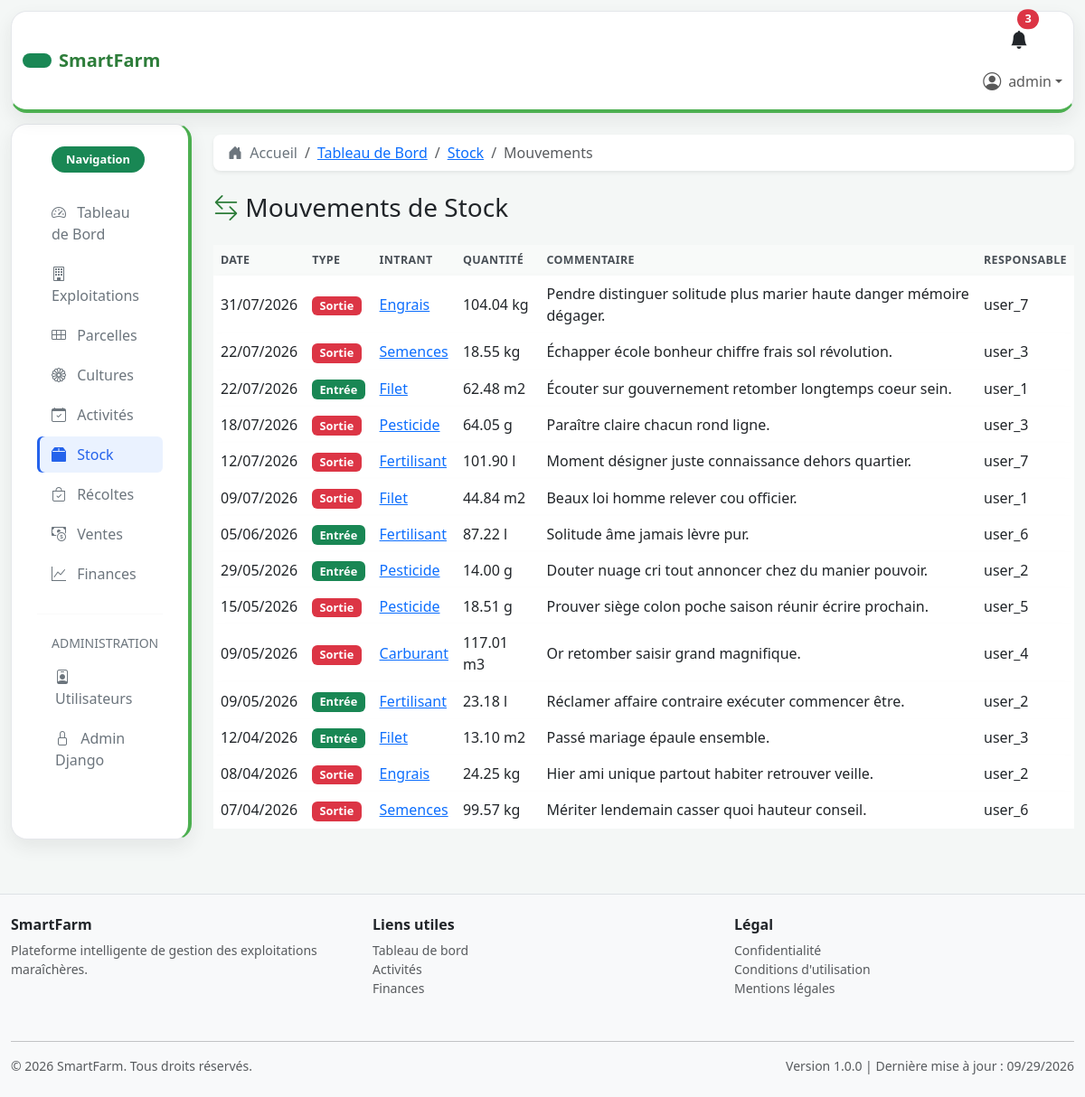
/stock/mouvements/ (signed in), run on an earlier commit of the app's database.
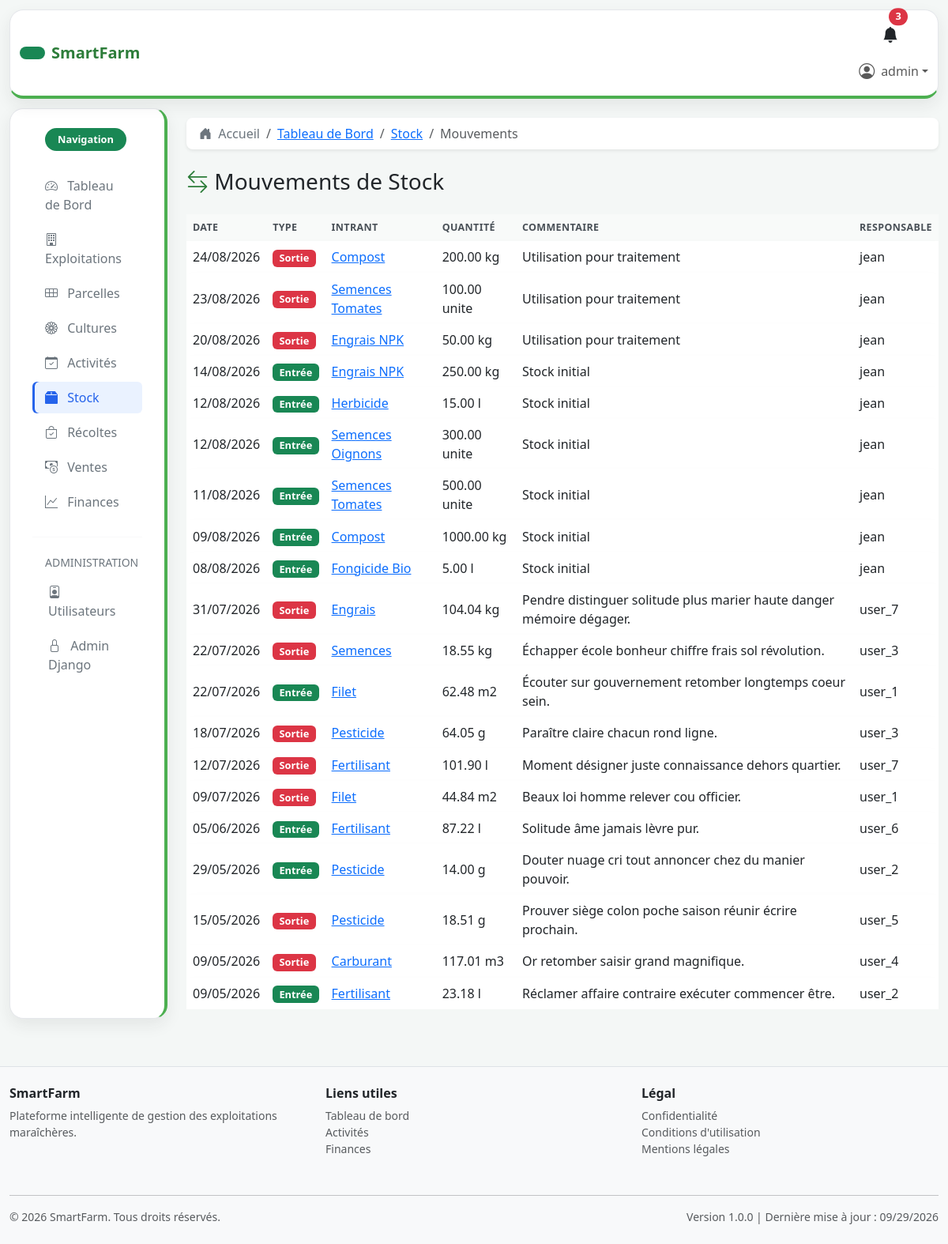
And on a later commit of the database.
### stock/models.py (models this page shows, shortened)
class MouvementStock(models.Model):
    TYPE_CHOICES = [
        ('entree', 'Entrée'),
        ('sortie', 'Sortie'),
    ]
    intrant = models.ForeignKey(
        Intrant,
        on_delete=models.CASCADE,
        related_name='mouvements',
        help_text="Intrant concerné par le mouvement"
    )
    type_mouvement = models.CharField(max_length=10, choices=TYPE_CHOICES, help_text="Type de mouvement")
    quantite = models.DecimalField(max_digits=10, decimal_places=2, help_text="Quantité mouvementée")
    date_mouvement = models.DateField(help_text="Date du mouvement")
    responsable = models.ForeignKey(
        User,
        on_delete=models.SET_NULL,
        null=True,
        blank=True,
        related_name='mouvements_stock',
        help_text="Utilisateur responsable du mouvement"
    )
    commentaire = models.TextField(blank=True, help_text="Commentaire sur le mouvement")
    date_creation = models.DateTimeField(auto_now_add=True, help_text="Date de création")
    class Meta:
        verbose_name = 'Mouvement de stock'
        verbose_name_plural = 'Mouvements de stock'
        ordering = ['-date_mouvement']

class Intrant(models.Model):
    UNITE_CHOICES = [
        ('kg', 'Kilogramme'),
        ('g', 'Gramme'),
        ('l', 'Litre'),
        ('unite', 'Unité'),
        ('m2', 'Mètres carrés'),
        ('m3', 'Mètres cubes'),
    ]
    nom = models.CharField(max_length=150, help_text="Nom de l'intrant")
    description = models.TextField(blank=True, help_text="Description de l'intrant")
    quantite = models.DecimalField(max_digits=10, decimal_places=2, default=0, help_text="Quantité disponible")
    unite = models.CharField(max_length=10, choices=UNITE_CHOICES, default='kg', help_text="Unité de mesure")
    seuil_alerte = models.DecimalField(max_digits=10, decimal_places=2, null=True, blank=True, help_text="Seuil de stock bas")
    date_creation = models.DateTimeField(auto_now_add=True, help_text="Date de création")
    date_modification = models.DateTimeField(auto_now=True, help_text="Date de dernière modification")
    class Meta:
        verbose_name = 'Intrant'
        verbose_name_plural = 'Intrants'
        ordering = ['nom']

### stock/views.py (the view)
# urls.py: path('mouvements/', views.MouvementStockListView.as_view(), name='mouvements'),
class MouvementStockListView(LoginRequiredMixin, ListView):
    model = MouvementStock
    template_name = 'stock/mouvements.html'
    context_object_name = 'mouvements'
    paginate_by = 20
    def get_queryset(self):
        return MouvementStock.objects.select_related('intrant', 'responsable').order_by('-date_mouvement')

### templates/stock/mouvements.html (shortened to what this page needs)
{% extends 'base.html' %}
{% load static %}
{% block breadcrumbs %}
    <li class="breadcrumb-item"><a href="{% url 'dashboard:accueil' %}">Tableau de Bord</a></li>
    <li class="breadcrumb-item"><a href="{% url 'stock:liste_intrants' %}">Stock</a></li>
    <li class="breadcrumb-item active">Mouvements</li>
{% endblock %}
{% block content %}
<div class="row mb-4">
    <div class="col-md-12">
        <h1 class="h3 mb-0">
            <i class="bi bi-arrow-left-right text-success"></i> Mouvements de Stock
        </h1>
    </div>
</div>
<div class="row">
    <div class="col-md-12">
        <div class="card">
            <div class="table-responsive">
                <table class="table table-hover mb-0">
                    <thead class="table-light">
                        <tr>
                            <th>Date</th>
                            <th>Type</th>
                            <th>Intrant</th>
                            <th>Quantité</th>
                            <th>Commentaire</th>
                            <th>Responsable</th>
                        </tr>
                    </thead>
                    <tbody>
                        {% for mouvement in mouvements %}
                        <tr>
                            <td>{{ mouvement.date_mouvement|date:'d/m/Y' }}</td>
                            <td>
                                {% if mouvement.type_mouvement == 'entree' %}
                                    <span class="badge bg-success">Entrée</span>
                                {% else %}
                                    <span class="badge bg-danger">Sortie</span>
                                {% endif %}
                            </td>
                            <td><a href="{% url 'stock:mouvement_detail' mouvement.pk %}">{{ mouvement.intrant.nom }}</a></td>
                            <td>{{ mouvement.quantite }} {{ mouvement.intrant.unite }}</td>
                            <td>{{ mouvement.commentaire|truncatewords:10 }}</td>
                            <td>{{ mouvement.responsable|default:"-" }}</td>
                        </tr>
                        {% empty %}
                        <tr>
                            <td colspan="6" class="text-center text-muted py-4">Aucun mouvement trouvé.</td>
                        </tr>
                        {% endfor %}
                    </tbody>
                </table>
            </div>
        </div>
    </div>
</div>
{% endblock %}

What changed in the data, as far as the page shows it:
no longer on this page (row unchanged): MouvementStock: date_mouvement "12/04/2026", type_mouvement "Entrée", intrant.nom "Filet", quantite "13.10", intrant.unite "m2", commentaire "Passé mariage épaule ensemble.", responsable "user_3"
no longer on this page (row unchanged): MouvementStock: date_mouvement "08/04/2026", type_mouvement "Sortie", intrant.nom "Engrais", quantite "24.25", intrant.unite "kg", commentaire "Hier ami unique partout habiter retrouver veille.", responsable "user_2"
no longer on this page (row unchanged): MouvementStock: date_mouvement "07/04/2026", type_mouvement "Sortie", intrant.nom "Semences", quantite "99.57", intrant.unite "kg", commentaire "Mériter lendemain casser quoi hauteur conseil.", responsable "user_6"
added MouvementStock: date_mouvement "24/08/2026", type_mouvement "Sortie", intrant.nom "Compost", quantite "200.00", intrant.unite "kg", commentaire "Utilisation pour traitement", responsable "jean"
added MouvementStock: date_mouvement "23/08/2026", type_mouvement "Sortie", intrant.nom "Semences Tomates", quantite "100.00", intrant.unite "unite", commentaire "Utilisation pour traitement", responsable "jean"
added MouvementStock: date_mouvement "20/08/2026", type_mouvement "Sortie", intrant.nom "Engrais NPK", quantite "50.00", intrant.unite "kg", commentaire "Utilisation pour traitement", responsable "jean"
added MouvementStock: date_mouvement "14/08/2026", type_mouvement "Entrée", intrant.nom "Engrais NPK", quantite "250.00", intrant.unite "kg", commentaire "Stock initial", responsable "jean"
added MouvementStock: date_mouvement "12/08/2026", type_mouvement "Entrée", intrant.nom "Herbicide", quantite "15.00", intrant.unite "l", commentaire "Stock initial", responsable "jean"
added MouvementStock: date_mouvement "12/08/2026", type_mouvement "Entrée", intrant.nom "Semences Oignons", quantite "300.00", intrant.unite "unite", commentaire "Stock initial", responsable "jean"
added MouvementStock: date_mouvement "11/08/2026", type_mouvement "Entrée", intrant.nom "Semences Tomates", quantite "500.00", intrant.unite "unite", commentaire "Stock initial", responsable "jean"
added MouvementStock: date_mouvement "09/08/2026", type_mouvement "Entrée", intrant.nom "Compost", quantite "1000.00", intrant.unite "kg", commentaire "Stock initial", responsable "jean"
added MouvementStock: date_mouvement "08/08/2026", type_mouvement "Entrée", intrant.nom "Fongicide Bio", quantite "5.00", intrant.unite "l", commentaire "Stock initial", responsable "jean"
